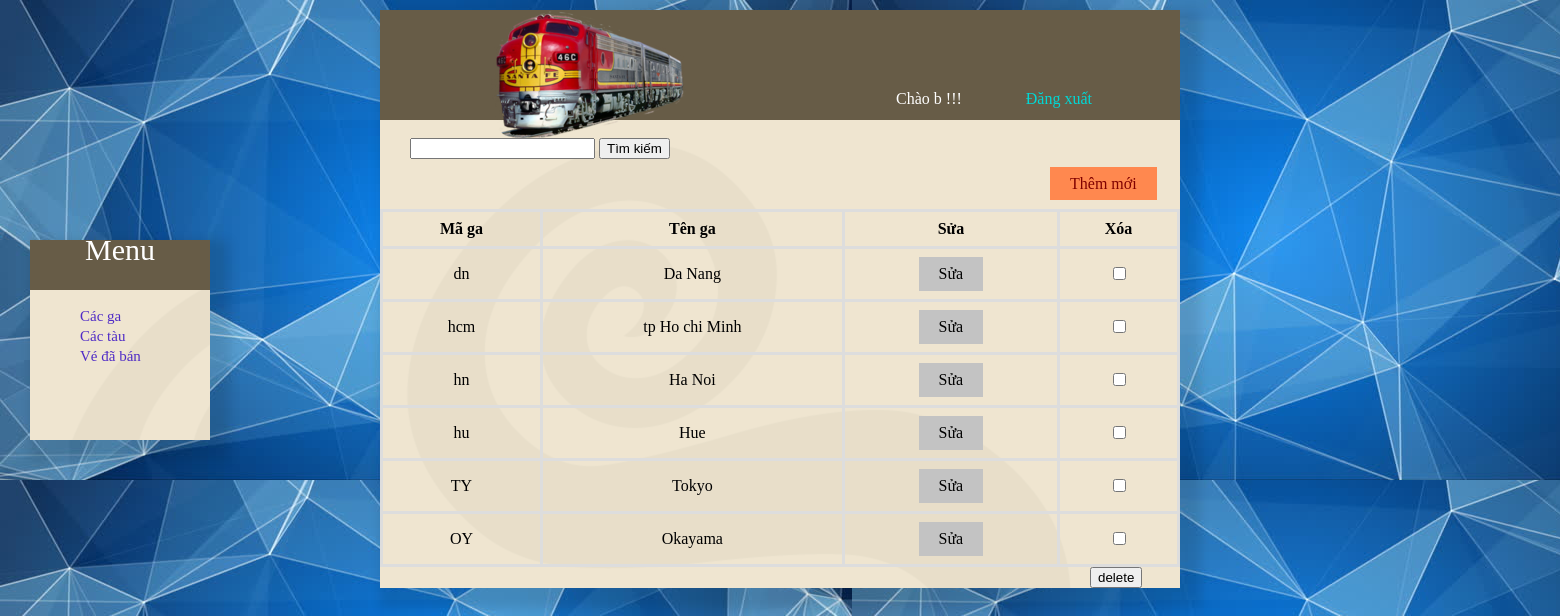
Screenshot of /Controller/AdminGaController.php (signed in) with the database file from the repository.
### tables this page shows
CREATE TABLE `ga` (
  `maGa` varchar(100) NOT NULL,
  `tenGa` varchar(100) NOT NULL,
  `id` int(11) NOT NULL
);

### Controller/AdminGaController.php (called while the page is built, shortened)
<?php
	if(!isset($_SESSION["userLogin"])){
		header("Location:../index.php");
	}else{
		include_once("../Model/Model_Ga.php");
		$gaModel= new Model_Ga();
		$listGa=$gaModel->danhSachGa();
	}
	include_once("../View/Admin/View_Ga.php");
?>

### Model/Model_Chung.php (called while the page is built, shortened)
<?php
	class Model_Chung{
		public function __construct(){
			$this->link=mysqli_connect("localhost","root","") or die("loi ket noi");
		}
	}
?>

### Model/Model_Ga.php (called while the page is built, shortened)
<?php
include_once("Model_Chung.php");
class Model_Ga extends Model_Chung{
	public function danhSachGa(){
		$sql="select * from ga";
		$rs=mysqli_query($this->link,$sql);
		return $rs;
	}
}
?>

### View/Admin/View_Ga.php (the view, shortened to what this page needs)
<!DOCTYPE html>
<html>
<head>
	<link rel="stylesheet" type="text/css" href="../View/css/Layout.css">
</head>
<body>
	<?php include_once("../View/Share/View_Header.php");?>
	<?php include_once("../View/Share/View_Menu.php");?>
<div style="margin-left: 30px;">
	<form id="search">
		<input type="text" id="input">
		<button type="button" onclick="search()">Tìm kiếm </button>
	</form>
</div>
	<form method="post" action="AdminGaController.php">
	<div id="tableGa">
		<table id="sv">
			<thead>
			<tr>
				<th>Mã ga</th>
				<th>Tên ga</th>
				<th>Sửa</th>
				<th>Xóa</th>
			</tr>
			</thead>
				<?php mysqli_data_seek( $listGa, 0 );
				?>
			<?php
				while($row=mysqli_fetch_array($listGa)){
					echo "<tr>";
					echo "<td >".$row[0]."</td>";
					echo "<td >".$row[1]."</td>";
					echo "<td>
						<a  href='AdminShowEditGa.php?id=".$row[2]."'>Sửa</a>
					 </td>";
					 echo  "<td> <input type='checkbox' name='del[]' value='".$row[2]."'></td>";
					echo "</tr>";
				}
			?>
			<p id="addBT"><a href="AdminShowAddGa.php">Thêm mới</a></p>
		</table>
		<span style="margin: 710px; padding-top: 30px"><input type="submit" name="buttonDel" value="delete" onclick=" return confirm('Chắc chắn muốn xóa?')"></span>
	</div>
</form>
	<?php include_once("../View/Share/View_Footer.php");?>
</body>
</html>

### View/css/Layout.css (style rules this page uses)
body { background: url(../images/background3.jpg) top left; }
a { text-decoration: none; }
table,td,th { border:groove black 2px; border: 3px solid #ddd; padding: 8px; }
table { border-collapse: collapse; }
td { text-align: center; }
#main #tableGa #sv { top:50px; left: 0px; width: 100%; margin-top: 10px; }
#main #tableGa #sv a:link, a:visited { background-color: #C3C3C3; color: black; padding: 8px 20px; text-align: center; text-decoration: none; display: inline-block; }
#main #addBT { padding-left: 670px; }
#main #addBT a { background: #FF884F; color:#800000 ; padding: 8px 20px; }

### rows the page displays
ga: maGa "dn", tenGa "Da Nang"
ga: maGa "hcm", tenGa "tp Ho chi Minh"
ga: maGa "hn", tenGa "Ha Noi"
ga: maGa "hu", tenGa "Hue"
ga: maGa "TY", tenGa "Tokyo"
ga: maGa "OY", tenGa "Okayama"

### other values shown
$username "b"
